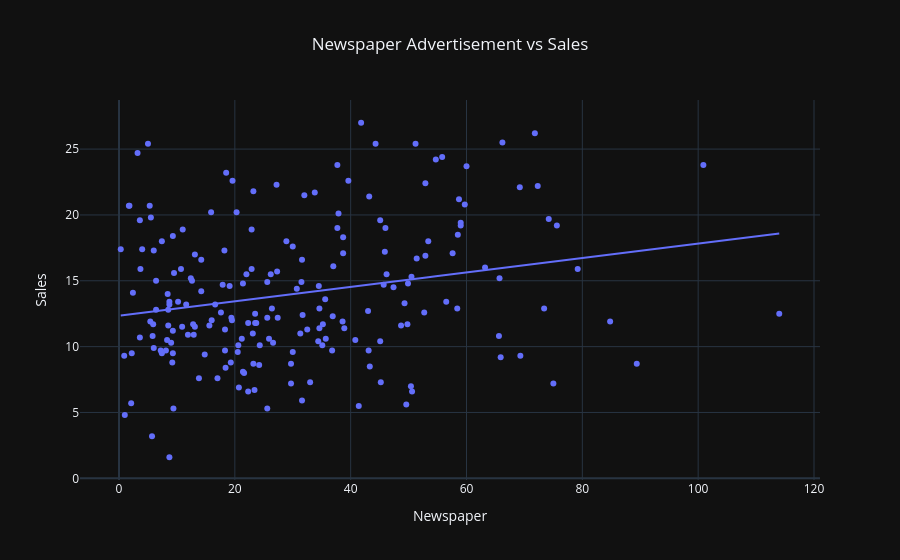

The code cell stored with this chart in its notebook:
### Code cell
## Newspaper vs Sales
fig = px.scatter(
    df,
    x="Newspaper",
    y="Sales",
    trendline="ols",
    title="Newspaper Advertisement vs Sales"
)

fig.update_layout(
    template="plotly_dark",
    title_x=0.5
)

fig.show()

### Figure 1 — Plotly figure (JSON) as saved in the notebook; plotly's stock layout.template omitted (floating-point values rounded to 4 significant figures; data arrays with more than 128 entries replaced by an {"elided": "..."} marker saying what was removed)
{"data": [{"hovertemplate": "Newspaper=%{x}<br>Sales=%{y}<extra></extra>", "legendgroup": "", "marker": {"color": "#636efa", "symbol": "circle"}, "mode": "markers", "name": "", "orientation": "v", "showlegend": false, "type": "scatter", "x": {"elided": "200 float values"}, "xaxis": "x", "y": {"elided": "200 float values"}, "yaxis": "y"}, {"hovertemplate": "<b>OLS trendline</b><br>Sales = 0.0546931 * Newspaper + 12.3514<br>R<sup>2</sup>=0.052120<br><br>Newspaper=%{x}<br>Sales=%{y} <b>(trend)</b><extra></extra>", "legendgroup": "", "marker": {"color": "#636efa", "symbol": "circle"}, "mode": "lines", "name": "", "showlegend": false, "type": "scatter", "x": {"elided": "200 float values"}, "xaxis": "x", "y": {"elided": "200 float values"}, "yaxis": "y"}], "layout": {"legend": {"tracegroupgap": 0}, "title": {"text": "Newspaper Advertisement vs Sales", "x": 0.5}, "xaxis": {"anchor": "y", "domain": [0, 1], "title": {"text": "Newspaper"}}, "yaxis": {"anchor": "x", "domain": [0, 1], "title": {"text": "Sales"}}}}
